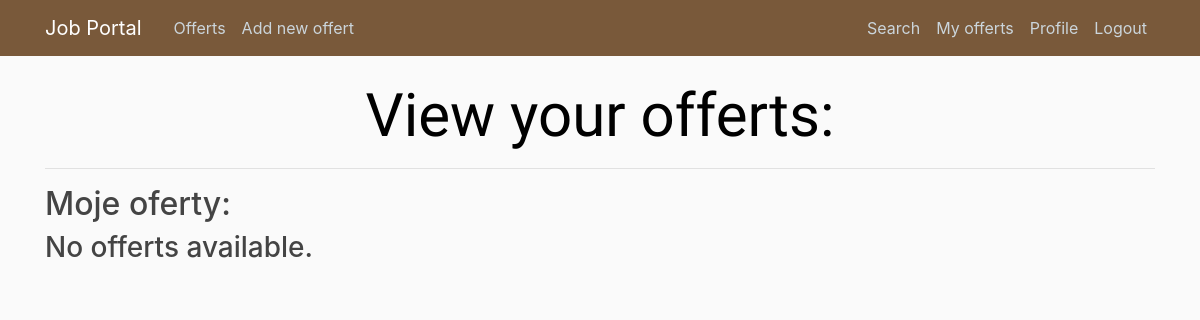
Page /manage/user/admin/ (signed in) on the earlier database version.
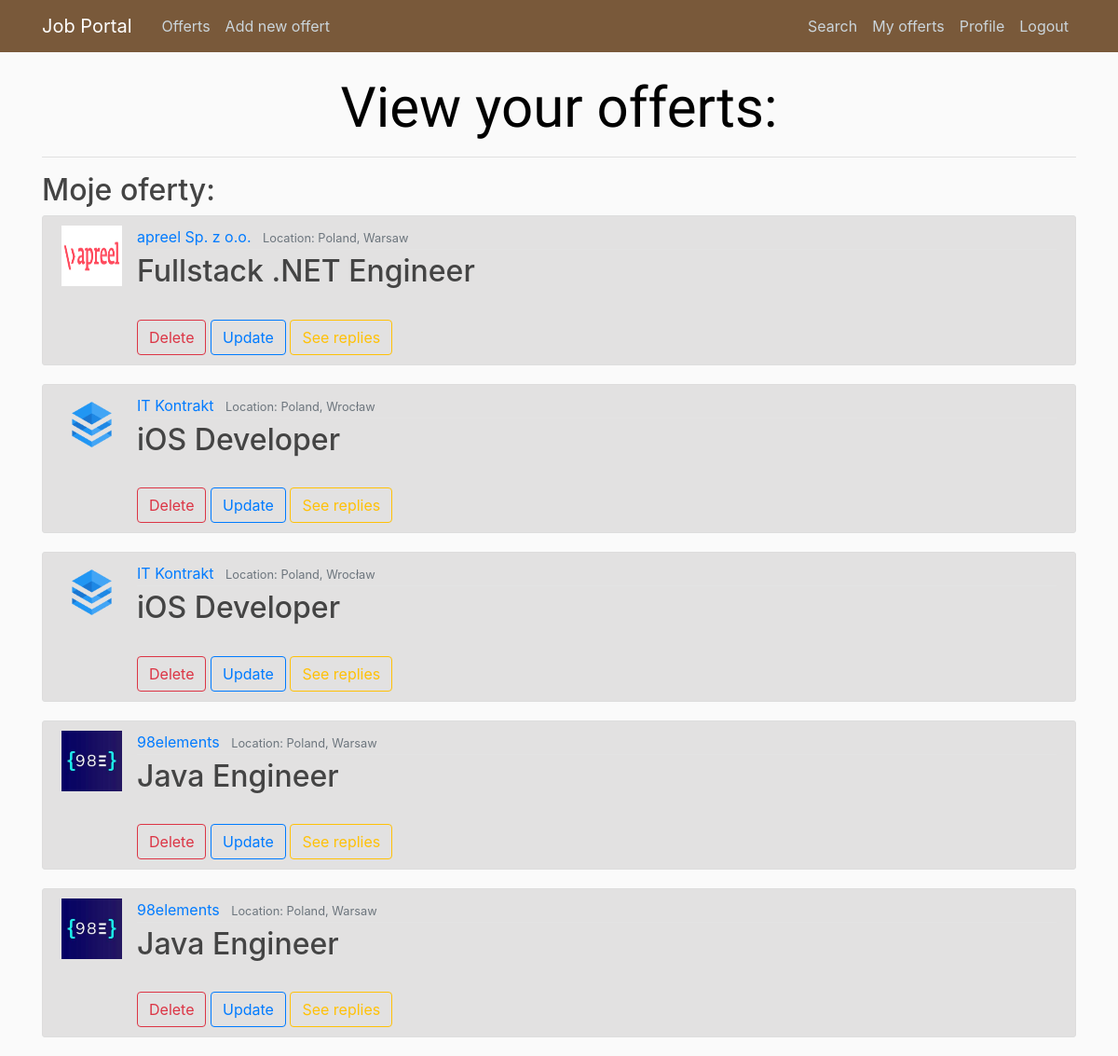
Same page on the later database version.
### offerts/models.py (models this page shows, shortened)
class Offert(models.Model):
    author = models.ForeignKey(User, on_delete=models.CASCADE)
    position = models.CharField(max_length = 100)
    agency = models.ForeignKey(Agency, on_delete=models.CASCADE)
    remote = models.BooleanField(default=False)
    sal_types = (
        ('H', 'per hour'),
        ('M', 'monthly'),
    )
    salary_type = models.CharField(
        max_length=1,
        choices=sal_types,
        default='M',
    )
    min_salary = models.IntegerField(default=0)
    max_salary = models.IntegerField(default=0)
    publication_date = models.DateTimeField(auto_now_add = True)
    expiration_date = models.DateField(null=True, default=None)
    must_have = models.ManyToManyField('Tag')
    nice_to_have = models.CharField(max_length = 1000)
    duties = models.CharField(max_length = 1000)
    benefits = models.CharField(max_length = 1000)
    about = models.TextField(null=True)

class Agency(models.Model):
    company = models.ForeignKey(Company, on_delete=models.CASCADE)
    country = models.CharField(max_length = 100)
    location = models.CharField(max_length = 100)
    address = models.CharField(max_length = 200)
    weppage = models.URLField(null=True)
    email = models.EmailField()
    phone = models.CharField(max_length=15)
    class Meta:
        verbose_name_plural = "Agencies"

class Company(models.Model):
    name = models.CharField(max_length = 200, unique=True)
    logo = models.ImageField(upload_to = "logos/", null=True, default=None)
    webpage = models.URLField(null=True)
    about = models.CharField(max_length = 1000)
    class Meta:
        verbose_name_plural = "Companies"

### manager/views.py (the view)
# urls.py: path('user/<str:username>/', MyOffertsListView.as_view(), name='manager-my'),
class MyOffertsListView(ListView):
     model = Offert
     template_name = 'manager/my_offerts.html' # default: <app>/<model>_<viewtype>.html
     context_object_name = 'offerts'
     ordering = ['-publication_date'] # '-' -> from newest to oldest
     def get_queryset(self):
         return Offert.objects.filter(author=self.request.user).order_by('-publication_date')

### manager/templates/manager/my_offerts.html (shortened to what this page needs)
{% extends 'base.html' %}
{% load static %}
    {% block body %}
      <h1 class="mb-3">View your offerts: </h1>
      <hr>
      <h2> Moje oferty: </h2>
      {% if offerts %}
        {% for offert in offerts %}
        <article class="media content-section">
        <img class="article-img" src="{{offert.agency.company.logo.url}}" alt="logo">
            <div class="media-body">
                <div class="article-metadata">
                  <a class="mr-2" href='#'>{{ offert.agency.company.name }}</a>
                  <small class="text-muted">Location: {{ offert.agency.country }}, {{offert.agency.location }}</small>
                </div>
                <h2><a class="article-title">{{ offert.position }}</a></h2>
                <br>
                <a href="{% url 'manager:manager-delete' offert.id %}"><button type="button" class="btn btn-outline-danger">Delete</button></a>
                <a href="{% url 'manager:manager-update' offert.id %}"><button type="button" class="btn btn-outline-primary">Update</button></a>
                <a href="{% url 'manager:manager-replies' offert.id %}"><button type="button" class="btn btn-outline-warning">See replies</button></a>
        </article>
        {% endfor %}
      {% else %}
        <h3>No offerts available.</h3>
      {% endif %}
    {% endblock %}

### offerts/templates/base.html (shortened to what this page needs)
{% load static %}
<!DOCTYPE html>
<html>
<head>
  <link rel="stylesheet" href="https://stackpath.bootstrapcdn.com/bootstrap/4.3.1/css/bootstrap.min.css">
  <link rel="stylesheet" href="https://use.fontawesome.com/releases/v5.8.2/css/all.css">
</head>
<body>
  <header class="site-header">
    <nav id="navbar" class="navbar navbar-expand-md navbar-dark bg-steel fixed-top">
      <div class="container">
        <a class="navbar-brand mr-4" href="{% url 'home' %}">Job Portal</a>
        <div class="collapse navbar-collapse" id="navbarToggle">
          <div class="navbar-nav mr-auto">
            <a class="nav-item nav-link" href="{% url 'offerts:index' %}">Offerts</a>
            {% ifequal user.groups.all.0.name "employers" %}
            <a class="nav-item nav-link" href="{%url 'offerts:new_offert'%}">Add new offert</a>
            {% endifequal %}
          </div>
          <div class="navbar-nav">
            <a class="nav-item nav-link" href="{%url 'search:index'%}">Search</a>
            {% ifequal user.groups.all.0.name "employers" %}
            <a class="nav-item nav-link"href="{% url 'manager:manager-my' user.username %}">My offerts</a>
            {% endifequal %}
            {% if user.is_authenticated %}
            <a class="nav-item nav-link"href="{%url 'profile'%}">Profile</a>
            <a class="nav-item nav-link"href="{%url 'logout'%}">Logout</a>
            {% else %}
            <a class="nav-item nav-link"href="{%url 'login'%}">Login</a>
            {% endif %}
          </div>
        </div>
      </div>
    </nav>
  </header>
  <main role="main" class="container">
    <div class="row">
      <div class="col-md-12">
        {% block body %}{% endblock %}
      </div>
    </div>
  </main>
</body>
</html>

### offerts/static/main.css (style rules this page uses)
body { background: #fafafa; color: #333333; margin-top: 5rem; }
h1, h2, h3, h4, h5, h6 { color: #444444; }
.bg-steel { background-color: #5f788a; }
.site-header .navbar-nav .nav-link { color: #cbd5db; }
.content-section { background: #e2e1e1; padding: 10px 20px; border: 1px solid #dddddd; border-radius: 3px; margin-bottom: 20px; }
.article-title { color: #444444; }
.article-img { height: 65px; width: 65px; margin-right: 16px; }
.article-metadata { padding-bottom: 1px; margin-bottom: 4px; border-bottom: 1px solid #e3e3e3 }
#navbar { background-color: #79593a }

### offerts/static/offerts/index.css (style rules this page uses)
h1 { color: black; font-size: 60px; font-family: 'Amatic SC', cursive, monospace; text-align: center; }

Differences in the rows shown:
added Offert: agency.company.logo (picture), agency.company.name "apreel Sp. z o.o.", agency.country "Poland", agency.location "Warsaw", position "Fullstack .NET Engineer"
added Offert: agency.company.logo (picture), agency.company.name "IT Kontrakt", agency.country "Poland", agency.location "Wrocław", position "iOS Developer"
added Offert: agency.company.logo (picture), agency.company.name "IT Kontrakt", agency.country "Poland", agency.location "Wrocław", position "iOS Developer"
added Offert: agency.company.logo (picture), agency.company.name "98elements", agency.country "Poland", agency.location "Warsaw", position "Java Engineer"
added Offert: agency.company.logo (picture), agency.company.name "98elements", agency.country "Poland", agency.location "Warsaw", position "Java Engineer"
Other differences:
text no longer shown: "No offerts available."
